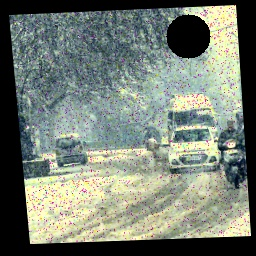
#> input picture driving_images/im001-snow.jpg, 256 x 256 px
$ python simple_debug.py --input driving_images/im001-snow.jpg
#> lines starting #> are read from the running program, lines starting #| are printed output that depends on the picture; after the words box and inside, x2 and y2 are one past the last pixel; in counts of white or black regions, pixels touching at a corner belong together
### perspective.py
import cv2
import numpy as np
import os
import glob

# Comment out matplotlib to avoid NumPy compatibility issues
# from matplotlib import pyplot as plt


class PerspectiveCorrector:
    def __init__(self, debug=False):
        self.debug = debug

    def find_content_boundaries(self, image):
        """Find the boundaries of the non-black content in the image."""
        # Create a binary mask where non-black pixels are white
        # We use a small threshold to account for possible compression artifacts
        mask = np.zeros_like(image[:, :, 0])

        # Check if pixels are non-black in any channel
        non_black = np.logical_or.reduce(
            (
                image[:, :, 0] > 7,  # Red
                image[:, :, 1] > 7,  # Green
                image[:, :, 2] > 7,  # Blue
            )
        )
        mask[non_black] = 255

        if self.debug:
            cv2.imshow("Content Mask", mask)
            cv2.waitKey(0)

        # Find contours in the mask
        contours, _ = cv2.findContours(mask, cv2.RETR_EXTERNAL, cv2.CHAIN_APPROX_SIMPLE)

        # Get the largest contour (this should be our content)
        if not contours:
            # If no contours found, return the full image dimensions
            h, w = image.shape[:2]
            return np.array([[0, 0], [w, 0], [w, h], [0, h]])

        largest_contour = max(contours, key=cv2.contourArea)

        # Get the convex hull to ensure we have a proper shape
        hull = cv2.convexHull(largest_contour)

        # Approximate the hull to get a quadrilateral
        epsilon = 0.02 * cv2.arcLength(hull, True)
        approx = cv2.approxPolyDP(hull, epsilon, True)

        # If we have more than 4 points, find the corners that form the largest area
        if len(approx) > 4:
            rect = cv2.minAreaRect(approx)
            box = cv2.boxPoints(rect)
            # Use astype(np.int32) instead of np.int0 for NumPy 2.x compatibility
            approx = box.astype(np.int32)

        # If we have less than 4 points, use the minimum bounding rectangle
        if len(approx) < 4:
            x, y, w, h = cv2.boundingRect(hull)
            approx = np.array([[x, y], [x + w, y], [x + w, y + h], [x, y + h]])

        # Ensure we have exactly 4 points
        if len(approx) != 4:
            # Get the 4 corners of the bounding rectangle
            rect = cv2.minAreaRect(approx)
            approx = cv2.boxPoints(rect)
            # Use astype(np.int32) instead of np.int0 for NumPy 2.x compatibility
            approx = approx.astype(np.int32)

        if self.debug:
            debug_img = image.copy()
            cv2.drawContours(debug_img, [approx], 0, (0, 255, 0), 2)
            for i, point in enumerate(approx):
                cv2.circle(debug_img, tuple(point.reshape(-1)), 5, (0, 0, 255), -1)
                cv2.putText(
                    debug_img,
                    str(i),
                    tuple(point.reshape(-1)),
                    cv2.FONT_HERSHEY_SIMPLEX,
                    1,
                    (255, 0, 0),
                    2,
                )
            cv2.imshow("Detected Corners", debug_img)
            cv2.waitKey(0)

        return approx.reshape(-1, 2)

    def order_points(self, pts):
        """Order points in [top-left, top-right, bottom-right, bottom-left] order."""
        # Initialize list of coordinates
        rect = np.zeros((4, 2), dtype=np.float32)

        # Calculate sum and difference of points
        s = pts.sum(axis=1)
        diff = np.diff(pts, axis=1)

        # Top-left will have the smallest sum
        rect[0] = pts[np.argmin(s)]
        # Bottom-right will have the largest sum
        rect[2] = pts[np.argmax(s)]

        # Top-right will have the smallest difference
        rect[1] = pts[np.argmin(diff)]
        # Bottom-left will have the largest difference
        rect[3] = pts[np.argmax(diff)]

        return rect

    def correct_perspective(self, image, corners):
        """Apply perspective transformation to correct the image."""
        # Order the corners
        rect = self.order_points(np.float32(corners))

        # Calculate width and height of the new image
        width_a = np.sqrt(
            ((rect[2][0] - rect[3][0]) ** 2) + ((rect[2][1] - rect[3][1]) ** 2)
        )
        width_b = np.sqrt(
            ((rect[1][0] - rect[0][0]) ** 2) + ((rect[1][1] - rect[0][1]) ** 2)
        )
        max_width = max(int(width_a), int(width_b))

        height_a = np.sqrt(
            ((rect[1][0] - rect[2][0]) ** 2) + ((rect[1][1] - rect[2][1]) ** 2)
        )
        height_b = np.sqrt(
            ((rect[0][0] - rect[3][0]) ** 2) + ((rect[0][1] - rect[3][1]) ** 2)
        )
        max_height = max(int(height_a), int(height_b))

        # Destination points for the transform
        dst = np.array(
            [
                [0, 0],
                [max_width - 1, 0],
                [max_width - 1, max_height - 1],
                [0, max_height - 1],
            ],
            dtype=np.float32,
        )

        # Calculate perspective transform matrix
        M = cv2.getPerspectiveTransform(rect, dst)

        # Apply transformation
        warped = cv2.warpPerspective(image, M, (max_width, max_height))

        return warped

    def process_image(self, image_path):
        """Process a single image to correct perspective."""
        # Read the image
        image = cv2.imread(image_path)
        if image is None:
            print(f"Error: Could not read image at {image_path}")
            return None

        # Make a copy for visualization
        original = image.copy()

        # Find the boundaries between black background and content
        corners = self.find_content_boundaries(image)

        # Apply perspective correction
        warped = self.correct_perspective(original, corners)

        if self.debug:
            # Draw corners on original image
            debug_img = original.copy()
            for i, corner in enumerate(corners):
                cv2.circle(
                    debug_img, (int(corner[0]), int(corner[1])), 5, (0, 255, 0), -1
                )
                cv2.putText(
                    debug_img,
                    str(i),
                    (int(corner[0]), int(corner[1])),
                    cv2.FONT_HERSHEY_SIMPLEX,
                    1,
                    (255, 0, 0),
                    2,
                )

            # Show the original and corrected images
            cv2.imshow("Original", debug_img)
            cv2.imshow("Warped", warped)
            cv2.waitKey(0)

        return warped

    # [67 lines left out: functions process_directory, validate_results, not called in this run]


# Example usage
# [32 lines that do not run on import are left out]

### color.py
import cv2
import numpy as np
import os
import glob

# Comment out matplotlib to avoid NumPy compatibility issues
# import matplotlib.pyplot as plt


class EnhancedColorCorrector:
    def __init__(self, debug=False):
        self.debug = debug

    def analyze_image(self, image):
        """Analyze the image and determine the correction needed."""
        # Only consider non-black pixels
        non_black = np.logical_or.reduce(
            (
                image[:, :, 0] > 5,  # Blue
                image[:, :, 1] > 5,  # Green
                image[:, :, 2] > 5,  # Blue
            )
        )

        metrics = {}

        if np.any(non_black):
            # Get non-black regions
            b_vals = image[:, :, 0][non_black]
            g_vals = image[:, :, 1][non_black]
            r_vals = image[:, :, 2][non_black]

            # Calculate metrics
            metrics["mean_b"] = np.mean(b_vals)
            metrics["mean_g"] = np.mean(g_vals)
            metrics["mean_r"] = np.mean(r_vals)

            metrics["std_b"] = np.std(b_vals)
            metrics["std_g"] = np.std(g_vals)
            metrics["std_r"] = np.std(r_vals)

            # Calculate average luminance
            metrics["luminance"] = (
                0.299 * metrics["mean_r"]
                + 0.587 * metrics["mean_g"]
                + 0.114 * metrics["mean_b"]
            )

            # Determine if image has color cast
            channel_means = [metrics["mean_b"], metrics["mean_g"], metrics["mean_r"]]
            max_idx = np.argmax(channel_means)
            min_idx = np.argmin(channel_means)

            color_names = ["blue", "green", "red"]
            metrics["dominant_color"] = color_names[max_idx]
            metrics["recessive_color"] = color_names[min_idx]

            # Calculate color imbalance
            max_diff = max(
                [
                    abs(metrics["mean_r"] - metrics["mean_g"]),
                    abs(metrics["mean_r"] - metrics["mean_b"]),
                    abs(metrics["mean_g"] - metrics["mean_b"]),
                ]
            )

            metrics["color_imbalance"] = max_diff

            # Determine if there's a significant color cast
            if max_diff > 15:
                metrics["has_color_cast"] = True
            else:
                metrics["has_color_cast"] = False

            # Check contrast
            metrics["contrast"] = max(
                metrics["std_r"], metrics["std_g"], metrics["std_b"]
            )

            # Get histogram information
            for i, channel in enumerate(["b", "g", "r"]):
                # Calculate histogram
                hist = cv2.calcHist([image], [i], None, [256], [0, 256])

                # Find significant range (5% to 95% percentile)
                cumsum = np.cumsum(hist)
                if cumsum[-1] > 0:  # Avoid division by zero
                    cumsum = cumsum / cumsum[-1]

                    # Find 5th and 95th percentiles
                    idx_5 = np.searchsorted(cumsum, 0.05)
                    idx_95 = np.searchsorted(cumsum, 0.95)

                    metrics[f"{channel}_range"] = idx_95 - idx_5
                else:
                    metrics[f"{channel}_range"] = 0
        else:
            # Default metrics for completely black images
            metrics = {
                "mean_b": 0,
                "mean_g": 0,
                "mean_r": 0,
                "std_b": 0,
                "std_g": 0,
                "std_r": 0,
                "luminance": 0,
                "dominant_color": "none",
                "recessive_color": "none",
                "color_imbalance": 0,
                "has_color_cast": False,
                "contrast": 0,
                "b_range": 0,
                "g_range": 0,
                "r_range": 0,
            }

        return metrics

    # [44 lines left out: function auto_white_balance, not called in this run]

    def correct_brightness(self, image, metrics):
        """Adjust brightness based on image analysis."""
        # Create a mask for non-black pixels
        non_black = np.logical_or.reduce(
            (image[:, :, 0] > 5, image[:, :, 1] > 5, image[:, :, 2] > 5)
        )

        # Only process if there are non-black pixels
        if not np.any(non_black):
            return image

        result = image.copy()

        # Determine target brightness (standard middle gray)
        target_brightness = 128
        current_brightness = metrics["luminance"]

        # Calculate adjustment factor
        if current_brightness < 40:
            # Very dark image: stronger correction
            gamma = 0.5
        elif current_brightness < 90:
            # Dark image: moderate correction
            gamma = 0.7
        elif current_brightness > 180:
            # Very bright image: stronger correction
            gamma = 1.5
        elif current_brightness > 140:
            # Bright image: moderate correction
            gamma = 1.2
        else:
            # Image brightness is good
            return image

        # Apply gamma correction
        inv_gamma = 1.0 / gamma
        table = np.array(
            [
                ((i / 255.0) ** inv_gamma) * 255 if i > 0 else 0
                for i in np.arange(0, 256)
            ]
        ).astype(np.uint8)

        # Apply the correction only to non-black pixels
        result = cv2.LUT(image, table)

        return result

    # [28 lines left out: function enhance_contrast, not called in this run]

    def auto_correct(self, image):
        """Apply automatic color correction based on image analysis."""
        # Analyze the image first
        metrics = self.analyze_image(image)

        # Original image for comparison
        original = image.copy()

        # Step 1: White Balance Correction
        if metrics["has_color_cast"]:
            image = self.auto_white_balance(image)

        # Step 2: Brightness Correction
        image = self.correct_brightness(image, metrics)

        # Step 3: Contrast Enhancement
        # Check if any channel has low dynamic range
        low_range = any(
            [
                metrics["r_range"] < 100,
                metrics["g_range"] < 100,
                metrics["b_range"] < 100,
            ]
        )

        if low_range or metrics["contrast"] < 40:
            image = self.enhance_contrast(image, metrics)

        return image

    # [39 lines left out: function process_directory, not called in this run]


# Example usage
# [25 lines that do not run on import are left out]

### denoise.py
import cv2
import numpy as np
import os
import glob
from skimage import exposure


class ImageDenoiser:
    def __init__(self, debug=False):
        self.debug = debug

    # [237 lines left out: functions bilateral_filter_denoising, nlm_denoising, auto_denoise, detail_preserving_denoise, denoise_image, process_directory and 1 more, not called in this run]


# Example usage
# [26 lines that do not run on import are left out]

### patchmatch_inpainting.py
"""
Implementation of inpainting using OpenCV with PatchMatch options.
"""

import os
import os.path as osp
import sys
import cv2
import numpy as np
import subprocess
from typing import Optional, Tuple, Union

# Check if we can compile and use PyPatchMatch
PATCHMATCH_AVAILABLE = False
try:
    # Try to import the patch_match module
    sys.path.append(os.path.join(os.path.dirname(__file__), "PyPatchMatch"))
    import patch_match

    PATCHMATCH_AVAILABLE = True
    print("Successfully loaded PyPatchMatch for inpainting.")
except ImportError as e:
    print(f"Could not import PyPatchMatch: {e}")
    print("Using OpenCV inpainting instead of PyPatchMatch.")
except Exception as e:
    print(f"Error loading PyPatchMatch: {e}")
    print("Using OpenCV inpainting instead of PyPatchMatch.")


class Inpainter:
    """Class for inpainting operations using various methods."""

    def __init__(self, use_patchmatch: bool = True, patch_size: int = 5):
        """
        Initialize the inpainter.

        Args:
            use_patchmatch: Whether to use PatchMatch inpainting when available
            patch_size: Size of patches for PatchMatch algorithm
        """
        self.use_patchmatch = use_patchmatch and PATCHMATCH_AVAILABLE
        self.patch_size = patch_size

    # [233 lines left out: functions detect_artifacts, inpaint_image, not called in this run]


# For standalone testing
# [53 lines that do not run on import are left out]

### simple_debug.py
#!/usr/bin/env python3
"""
Simple script to debug the image processing pipeline steps.
"""

import os
import sys
import cv2
import numpy as np
import argparse
import time

# Add the project directory to the Python path
current_dir = os.path.dirname(os.path.abspath(__file__))
sys.path.append(current_dir)

from perspective import PerspectiveCorrector
from color import EnhancedColorCorrector
from denoise import ImageDenoiser
from patchmatch_inpainting import Inpainter

def process_and_debug_image(image_path, output_dir):
    """
    Process a single image with detailed debug output for each step.

    Args:
        image_path: Path to input image
        output_dir: Directory to save debug output
    """
#> called with image_path = 'driving_images/im001-snow.jpg'
    # Create output directory
    os.makedirs(output_dir, exist_ok=True)

    # Get image filename
    filename = os.path.basename(image_path)
    name, ext = os.path.splitext(filename)

    print(f"Processing image: {filename}")

    # Read original image
    original_image = cv2.imread(image_path)
#> original_image is the input picture: shape (256, 256, 3); mean B, G, R 115.6, 126.8, 118.6
    if original_image is None:
        print(f"Error: Could not read image at {image_path}")
        return

    # Save original image
    original_path = os.path.join(output_dir, f"00_original{ext}")
    cv2.imwrite(original_path, original_image)

    # Initialize processors
    perspective_corrector = PerspectiveCorrector(debug=True)
    color_corrector = EnhancedColorCorrector(debug=True)
    denoiser = ImageDenoiser(debug=True)
    inpainter = Inpainter(use_patchmatch=True, patch_size=5)

    # Step 1: Perspective Correction
    print("\n=== Step 1: Perspective Correction ===")
    start_time = time.time()
    perspective_image = perspective_corrector.process_image(image_path)
#> in find_content_boundaries, `non_black = np.logical_or.reduce( ( image[:, :, 0] > 7,`:
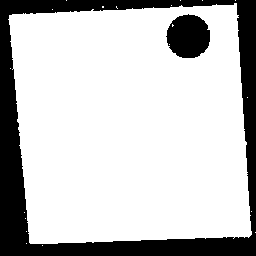
#> non_black: shape (256, 256) bool; 77.3% white; 2 black regions, box (x1, y1, x2, y2) and area: (0, 0, 256, 256) 13356, (166, 14, 210, 58) 1498
#> after the loop in find_content_boundaries, `for i, point in enumerate(approx):`:
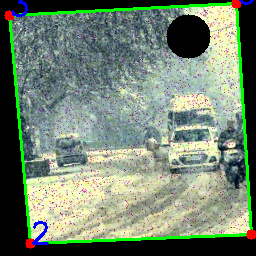
#> debug_img: shape (256, 256, 3); mean B, G, R 113, 132.4, 115.6
#> in process_image, `corners = self.find_content_boundaries(image)`: corners = [[236, 3], [251, 234], [30, 243], [9, 15]]
#> in order_points, `s = pts.sum(axis=1)`: s = [239, 485, 273, 24]
#> in order_points, `diff = np.diff(pts, axis=1)`: diff = [-233, -17, 213, 6]
#> in correct_perspective, `rect = self.order_points(np.float32(corners))`: rect = [[9, 15], [236, 3], [251, 234], [30, 243]]
#> in correct_perspective, `width_a = np.sqrt( ((rect[2][0] - rect[3][0]) ** 2) + ((rect[2][1] - r..`: width_a = 221.2
#> in correct_perspective, `width_b = np.sqrt( ((rect[1][0] - rect[0][0]) ** 2) + ((rect[1][1] - r..`: width_b = 227.3
#> in correct_perspective, `max_width = max(int(width_a), int(width_b))`: max_width = 227
#> in correct_perspective, `height_a = np.sqrt( ((rect[1][0] - rect[2][0]) ** 2) + ((rect[1][1] - ..`: height_a = 231.5
#> in correct_perspective, `height_b = np.sqrt( ((rect[0][0] - rect[3][0]) ** 2) + ((rect[0][1] - ..`: height_b = 229
#> in correct_perspective, `max_height = max(int(height_a), int(height_b))`: max_height = 231
#> in correct_perspective, `dst = np.array( [ [0, 0], [max_width - 1, 0], [max_width - 1, max_heig..`: dst = [[0, 0], [226, 0], [226, 230], [0, 230]]
#> in correct_perspective, `M = cv2.getPerspectiveTransform(rect, dst)`: M = [[1, -0.0922, -7.63], [0.0516, 0.975, -15.09], [4.64e-05, -0.000123, 1]]
#> in correct_perspective, `warped = cv2.warpPerspective(image, M, (max_width, max_height))`:
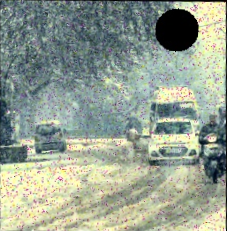
#> warped: shape (231, 227, 3); mean B, G, R 145.2, 159.5, 149.2
#> the loop in process_image, `for i, corner in enumerate(corners):` made 4 passes
#> after the loop in process_image, `for i, corner in enumerate(corners):`:
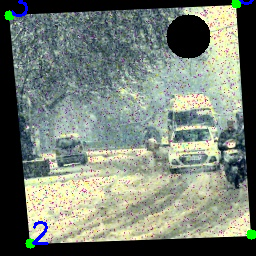
#> debug_img: shape (256, 256, 3); 0.91% of pixels changed, all inside (x1, y1, x2, y2) = (4, 0, 256, 249)
    if perspective_image is None:
        print(f"Error: Perspective correction failed for {image_path}")
        return

    perspective_time = time.time() - start_time
    print(f"Perspective correction time: {perspective_time:.2f}s")

    # Save perspective corrected image
    perspective_path = os.path.join(output_dir, f"01_perspective{ext}")
    cv2.imwrite(perspective_path, perspective_image)

    # Create a before/after comparison
    h1, w1 = original_image.shape[:2]
    h2, w2 = perspective_image.shape[:2]

    # Resize to same height if needed
    if h1 != h2:
        scale = h2 / h1
        original_resized = cv2.resize(original_image, (int(w1 * scale), h2))
    else:
        original_resized = original_image

    # Create comparison image
    comparison = np.hstack((original_resized, perspective_image))
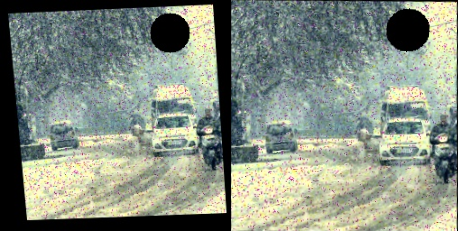
#> comparison: shape (231, 458, 3); mean B, G, R 130.2, 143, 133.7
    comparison_path = os.path.join(output_dir, f"01a_perspective_comparison{ext}")
    cv2.imwrite(comparison_path, comparison)

    # Step 2: Color Correction
    print("\n=== Step 2: Color Correction ===")
    start_time = time.time()
    color_image = color_corrector.auto_correct(perspective_image)
#> in analyze_image, `non_black = np.logical_or.reduce( ( image[:, :, 0] > 5,`:
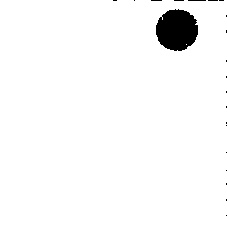
#> non_black: shape (231, 227) bool; 97.2% white; 21 black regions (20 under 20 px), largest, box (x1, y1, x2, y2) and area: (156, 9, 198, 51) 1371
#> in analyze_image, `channel_means = [metrics["mean_b"], metrics["mean_g"], metrics["mean_r..`: channel_means = [149.3, 164, 153.5]
#> in analyze_image, `max_idx = np.argmax(channel_means)`: max_idx = 1
#> in analyze_image, `min_idx = np.argmin(channel_means)`: min_idx = 0
#> in analyze_image, `max_diff = max( [ abs(metrics["mean_r"] - metrics["mean_g"]), abs(metr..`: max_diff = 14.73
#> the loop in analyze_image, `for i, channel in enumerate(["b", "g", "r"]):` made 3 passes
#> (idx_5, idx_95) on passes 1 to 3: (70, 203), (64, 246), (47, 247)
#> after the loop in analyze_image, `for i, channel in enumerate(["b", "g", "r"]):`: idx_5 = 47; idx_95 = 247; metrics = 15 items
#> in correct_brightness, `current_brightness = metrics["luminance"]`: current_brightness = 159.2
#> in auto_correct, `low_range = any( [ metrics["r_range"] < 100, metrics["g_range"] < 100,..`: low_range = False
    color_time = time.time() - start_time
    print(f"Color correction time: {color_time:.2f}s")

    # Save color corrected image
    color_path = os.path.join(output_dir, f"02_color{ext}")
    cv2.imwrite(color_path, color_image)

    # Create a before/after comparison for color
    comparison = np.hstack((perspective_image, color_image))
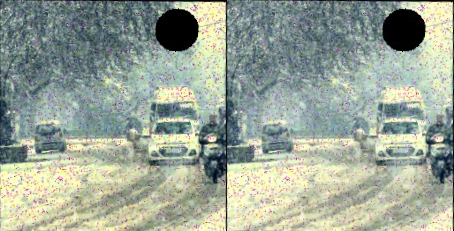
#> comparison: shape (231, 454, 3); mean B, G, R 151.3, 164.7, 154.7
    comparison_path = os.path.join(output_dir, f"02a_color_comparison{ext}")
    cv2.imwrite(comparison_path, comparison)

    # Step 3: Different Denoising Methods
    print("\n=== Step 3: Denoising Methods ===")

    # Normal denoising (detail preserving)
    start_time = time.time()
#> (the run stopped early here; a loop or call above may not have finished)
